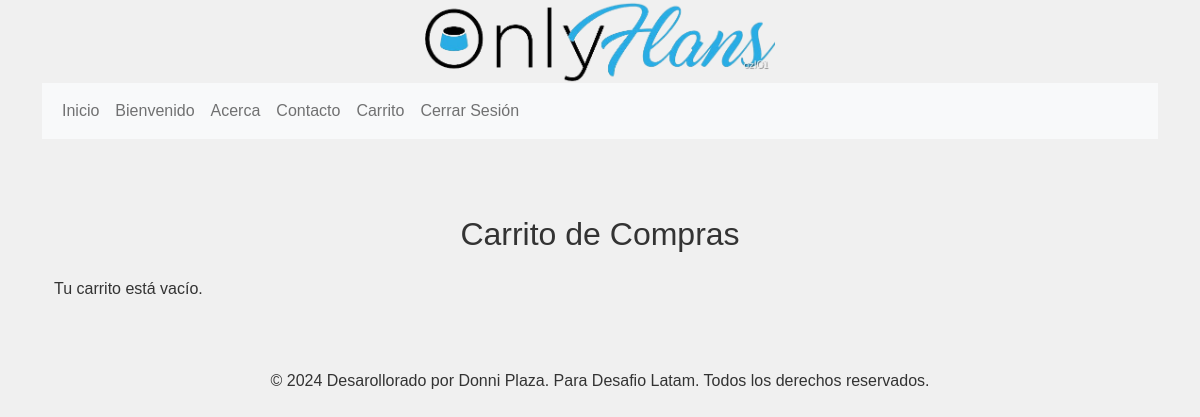
The app's page /compra/carrito/ (signed in), older data.
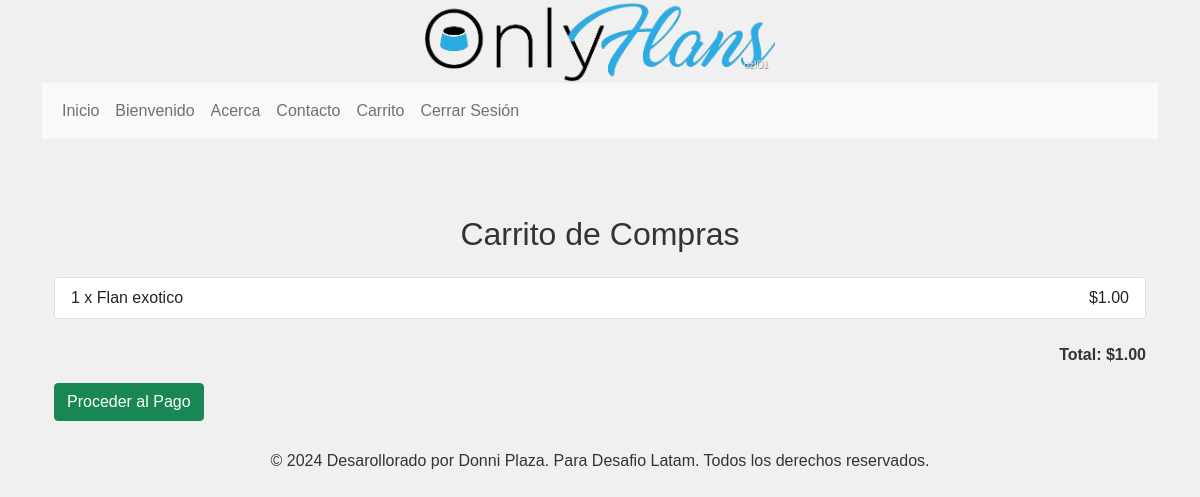
The same page, newer data.
### compra/models.py (models this page shows, shortened)
class CarritoFlan(models.Model):
    carrito = models.ForeignKey(Carrito, on_delete=models.CASCADE)
    flan = models.ForeignKey(Flan, on_delete=models.CASCADE)
    cantidad = models.PositiveIntegerField(default=1)
    @property
    def subtotal(self):
        return self.flan.precio * self.cantidad

class Carrito(models.Model):
    usuario = models.ForeignKey(settings.AUTH_USER_MODEL, on_delete=models.CASCADE, null=True, blank=True)
    flanes = models.ManyToManyField(Flan, through='CarritoFlan')
    creado = models.DateTimeField(auto_now_add=True)
    @property
    def total(self):
        return sum(item.subtotal for item in self.carritoflan_set.all())

### web/models.py (models this page shows, shortened)
class Flan(models.Model):
    flan_uuid = models.UUIDField(default=uuid.uuid4, editable=False, unique=True)
    name = models.CharField(max_length=64)
    description = models.TextField()
    image_url = models.URLField()
    slug = models.SlugField(unique=True)
    is_private = models.BooleanField(default=False)
    precio = models.DecimalField(max_digits=10, decimal_places=2)  # Ajuste adecuado para precio

### compra/views.py (the view)
# urls.py: path('carrito/', ver_carrito, name='ver_carrito'),
def ver_carrito(request):
    carrito = Carrito.objects.filter(usuario=request.user).first()
    return render(request, 'carrito.html', {'carrito': carrito})

### compra/templates/carrito.html
{% extends 'base.html' %}
{% block content %}
<div class="container">
  <h2 class="text-center m-4">Carrito de Compras</h2>
  <ul class="list-group mb-4">
    {% if carrito %}
      {% for item in carrito.carritoflan_set.all %}
      <li class="list-group-item d-flex justify-content-between align-items-center">
        <span>{{ item.cantidad }} x {{ item.flan.name }}</span>
        <span>${{ item.subtotal }}</span>
      </li>
      {% endfor %}
    {% else %}
      <p>Tu carrito está vacío.</p>
    {% endif %}
  </ul>
  {% if carrito %}
    <p class="text-end fw-bold">Total: ${{ carrito.total }}</p>
    <a href="{% url 'procesar_pago' %}" class="btn btn-success">Proceder al Pago</a>
  {% endif %}
</div>
{% endblock %}

### web/templates/base.html (shortened to what this page needs)
{% load static %}
<!doctype html>
<html lang="es">
<head>
    <link rel="stylesheet" href="https://cdnjs.cloudflare.com/ajax/libs/font-awesome/5.15.3/css/all.min.css">
    <link href="https://cdn.jsdelivr.net/npm/bootstrap@5.0.2/dist/css/bootstrap.min.css" rel="stylesheet"
>
    <link rel="stylesheet" href="{% static 'css/style.css' %}">
</head>
<body>
    <div class="container text-center">
        <header>
            <img src="{% static 'img/logosf.png' %}" width="350">
        </header>
    </div>
    <div class="container">
        {% include 'partes/navbar.html' %}
    </div>
    <div class="container py-1 mt-5">
        {% block content %}{% endblock %}
    </div>
    <div class="container">
        {% include 'partes/footer.html' %}
    </div>
</body>
</html>

### web/templates/partes/navbar.html (shortened to what this page needs)
{% load static %}
<nav class="navbar navbar-expand-lg navbar-light bg-light">
    <div class="container">
        <div class="collapse navbar-collapse" id="navbarNav">
            <ul class="navbar-nav">
                <li class="nav-item">
                    <a class="nav-link nav-custom" href="{% url 'inicio' %}">Inicio</a>
                </li>
                <li class="nav-item">
                    <a class="nav-link nav-custom" href="{% url 'bienvenido' %}">Bienvenido</a>
                </li>
                <li class="nav-item">
                    <a class="nav-link nav-custom" href="{% url 'acerca' %}">Acerca</a>
                </li>
                <li class="nav-item">
                    <a class="nav-link nav-custom" href="{% url 'contacto' %}">Contacto</a>
                </li>
                <li class="nav-item"><a class="nav-link" href="{% url 'ver_carrito' %}">Carrito</a>
                </li>
                {% if user.is_authenticated %}
                <li class="nav-item">
                    <a class="nav-link nav-custom" href="{% url 'logout' %}">Cerrar Sesión</a>
                </li>
                {% else %}
                <li class="nav-item">
                    <a class="nav-link nav-custom" href="{% url 'login' %}">Iniciar Sesión</a>
                </li>
                {% endif %}
            </ul>
        </div>
    </div>
</nav>

### web/templates/partes/footer.html
<footer class="text-center py-4">
    <p>&copy; 2024 Desarollorado por Donni Plaza. Para Desafio Latam. Todos los derechos reservados.</p>
</footer>

### web/static/css/style.css (style rules this page uses)
body { background-color: #f0f0f0; color: #333; font-family: Arial, sans-serif; margin: 0; padding: 0; }

Row changes from the older to the newer data that the page shows:
added CarritoFlan: cantidad "1", flan.name "Flan exotico", subtotal "1.00"
added Carrito: total "1.00"
Text that changed along with them:
text no longer shown: "Tu carrito está vacío."
text now shown: "Total: $ Proceder al Pago"
